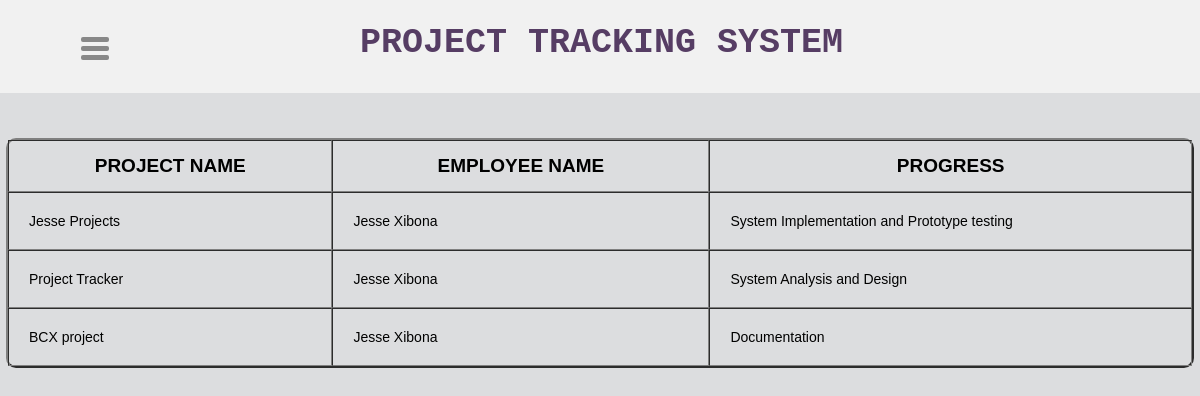
The page /viewprog.php (signed in) on the database its author committed.
### tables this page shows
CREATE TABLE `progress` (
  `project_name` varchar(60) NOT NULL,
  `progress` varchar(60) NOT NULL,
  `progress_id` int(30) NOT NULL
);

CREATE TABLE `project` (
  `project_name` varchar(60) NOT NULL,
  `project_id` int(30) NOT NULL,
  `employee_id` varchar(30) NOT NULL,
  `employee_name` varchar(60) NOT NULL,
  `start_date` varchar(30) NOT NULL,
  `description` varchar(255) NOT NULL
);

### viewprog.php (the view, shortened to what this page needs)
<?php
  $email=$_SESSION['employee_name'];
  ?>
<!DOCTYPE html>
<html>
<head>
<link rel="stylesheet" type="text/css" href="css/viewprog.css">
</head>
<body>
<div class="header">
<div class="header-left">
	<h1>PROJECT TRACKING SYSTEM</h1>
</div>
</div>
<a href="#menu" id="toggle"><span></span></a>
	<div id="div-id-name">
    <table border="2" cellspacing="0" cellpadding="0" align=center>
        <thead>
            <tr>
                <th>PROJECT NAME</th>
				<th>EMPLOYEE NAME</th>
				<th>PROGRESS</th>
            </tr>
        </thead>
        <tbody>
		<?php
	include('conn.php');
$sql = "SELECT progress.project_name, project.employee_name, progress.progress FROM progress INNER JOIN project ON progress.project_name = project.project_name WHERE employee_name = '$email'";
if ($result = mysqli_query($conn, $sql)) {
  while ($row = mysqli_fetch_assoc($result)) {
        echo "<tr>
		<td>".$row["project_name"]."</td>
		<td>".$row["employee_name"]."</td>
		<td>".$row["progress"]."</td>
		</tr>";
    }
}
?>
        </tbody>
    </table>
</div>
</body>
</html>

### viewprog.css (style rules this page uses)
body { background-position: center; background: #DCDDDF url(https://cssdeck.com/uploads/media/items/7/7AF2Qzt.png);*/ color: #000; font: 14px Arial; margin: 0 auto; padding: 0; position: relative; }
h1 { font-size:35px; font-family: "Lucida Console", Courier, monospace; color:#563D64; }
a { text-decoration: none; }
.header { position: relative; bottom: 17px; background-color: #f1f1f1; height: 60px; padding: 25px 10px; }
.header-left { float: left; position: absolute; top: 15%; left: 30%; }
#toggle { display: block; width: 28px; height: 30px; margin: -1px auto; position: relative; right: 605px; bottom: 55px; }
#toggle span:after, #toggle span:before { content: ""; position: absolute; left: 0; top: -9px; }
#toggle span:after { top: 9px; }
#toggle span { position: relative; left: 100px; bottom: 8px; display: block; }
#toggle span, #toggle span:after, #toggle span:before { width: 100%; height: 5px; background-color: #888; transition: all 0.3s; backface-visibility: visible; border-radius: 2px; }
table { border-radius: 10px; border-color: solid black; width: 99%; }
td { height: 10px; width: 10px; text-align: left; padding: 20px; vertical-align: center; }
th { height: 50px; width: 10px; text-align: center; vertical-align: center; font-size: 19px; }

### rows shown on the page
progress: project_name "Jesse Projects", project.employee_name "Jesse Xibona", progress "System Implementation and Prototype testing"
progress: project_name "Project Tracker", project.employee_name "Jesse Xibona", progress "System Analysis and Design"
progress: project_name "BCX project", project.employee_name "Jesse Xibona", progress "Documentation"
